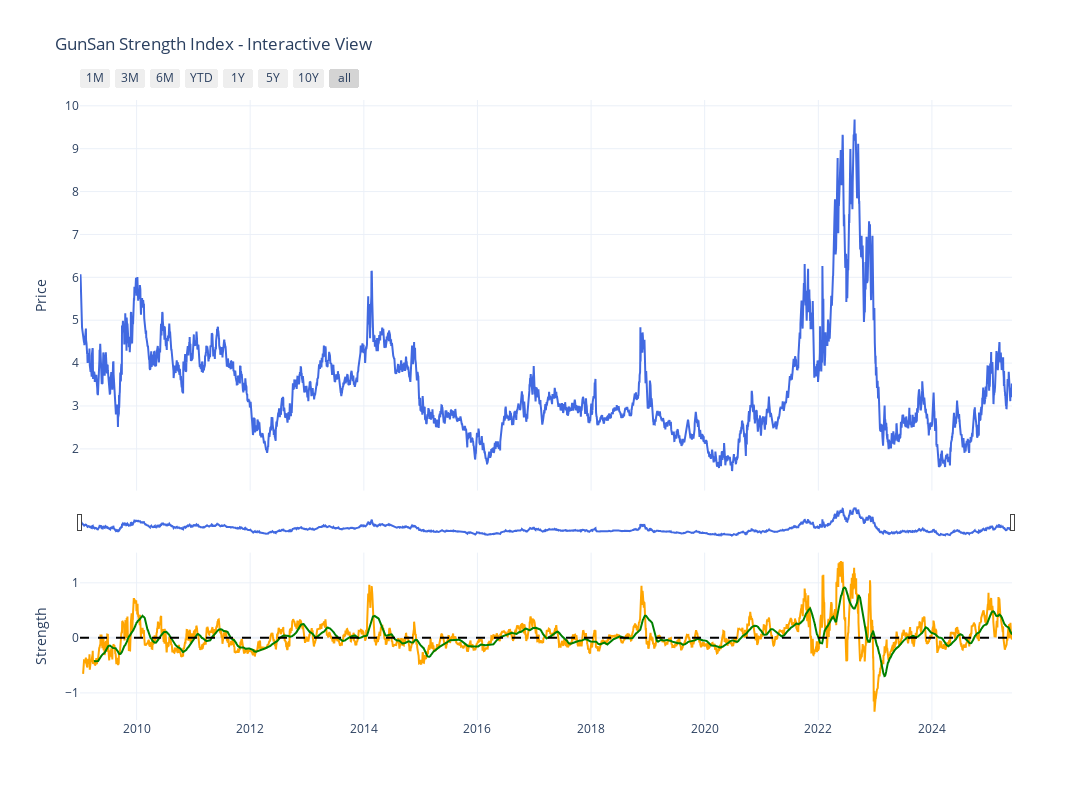

Notebook code for this chart:
### Code cell
# Plot the result
plot_gunsan_strength(result)

### Figure 1 — Plotly figure (JSON) as saved in the notebook; plotly's stock layout.template omitted (floating-point values rounded to 4 significant figures; data arrays with more than 128 entries replaced by an {"elided": "..."} marker saying what was removed)
{"data": [{"line": {"color": "royalblue"}, "mode": "lines", "name": "Close Price", "type": "scatter", "x": {"elided": "4128 str values"}, "xaxis": "x", "y": {"elided": "4128 float values"}, "yaxis": "y"}, {"line": {"color": "orange"}, "mode": "lines", "name": "Technical Strength", "type": "scatter", "x": {"elided": "4128 str values"}, "xaxis": "x2", "y": {"elided": "4128 float values"}, "yaxis": "y2"}, {"line": {"color": "green"}, "mode": "lines", "name": "Signal Line", "type": "scatter", "x": {"elided": "4128 str values"}, "xaxis": "x2", "y": {"elided": "4128 float values"}, "yaxis": "y2"}, {"line": {"color": "black", "dash": "dash"}, "mode": "lines", "name": "Zero Line", "showlegend": false, "type": "scatter", "x": {"elided": "4128 str values"}, "xaxis": "x2", "y": {"elided": "4128 int values"}, "yaxis": "y2"}], "layout": {"height": 800, "hovermode": "x unified", "hoversubplots": "axis", "legend": {"orientation": "h", "x": 0.5, "xanchor": "center", "y": -0.3, "yanchor": "bottom"}, "showlegend": false, "title": {"text": "GunSan Strength Index - Interactive View"}, "width": 1600, "xaxis": {"anchor": "y", "domain": [0, 1], "matches": "x2", "rangeselector": {"buttons": [{"count": 1, "label": "1M", "step": "month", "stepmode": "backward"}, {"count": 3, "label": "3M", "step": "month", "stepmode": "backward"}, {"count": 6, "label": "6M", "step": "month", "stepmode": "backward"}, {"count": 1, "label": "YTD", "step": "year", "stepmode": "todate"}, {"count": 1, "label": "1Y", "step": "year", "stepmode": "backward"}, {"count": 5, "label": "5Y", "step": "year", "stepmode": "backward"}, {"count": 10, "label": "10Y", "step": "year", "stepmode": "backward"}, {"step": "all"}]}, "rangeslider": {"thickness": 0.05, "visible": true}, "showticklabels": false, "type": "date"}, "xaxis2": {"anchor": "y2", "domain": [0, 1], "matches": "x", "type": "date"}, "yaxis": {"anchor": "x", "domain": [0.37, 1], "title": {"text": "Price"}}, "yaxis2": {"anchor": "x2", "domain": [0, 0.27], "title": {"text": "Strength"}}}}
